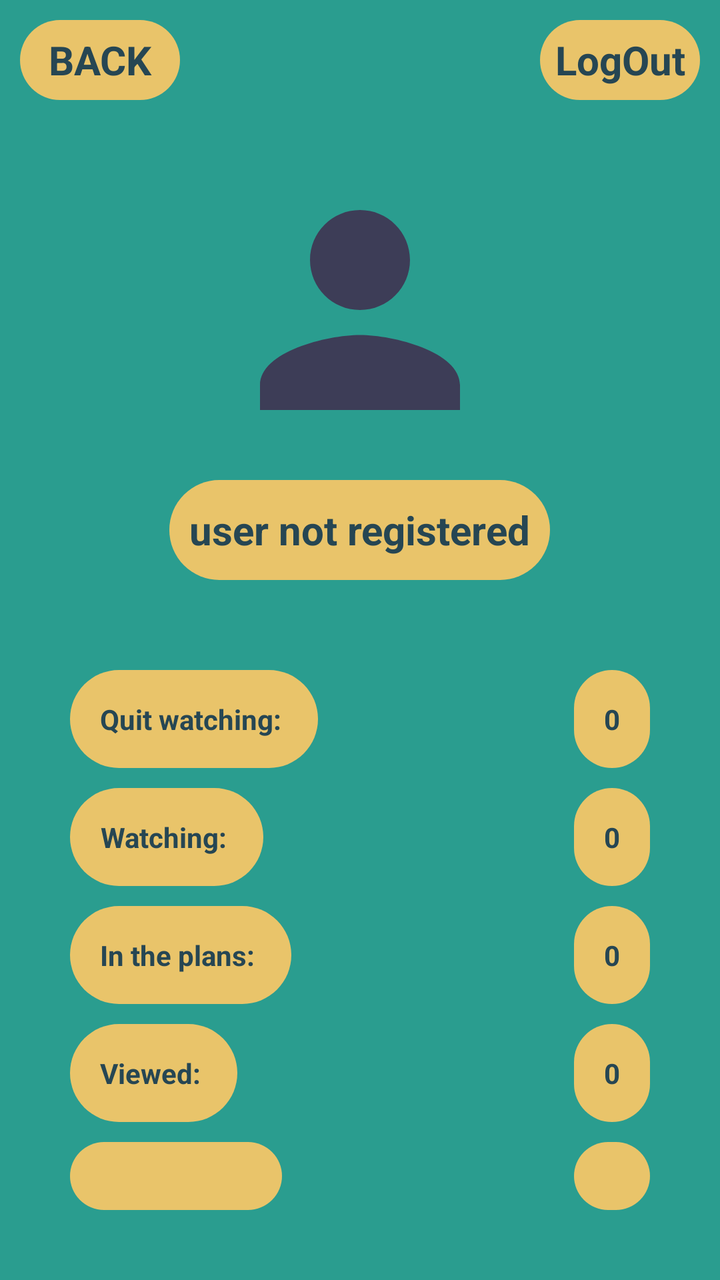
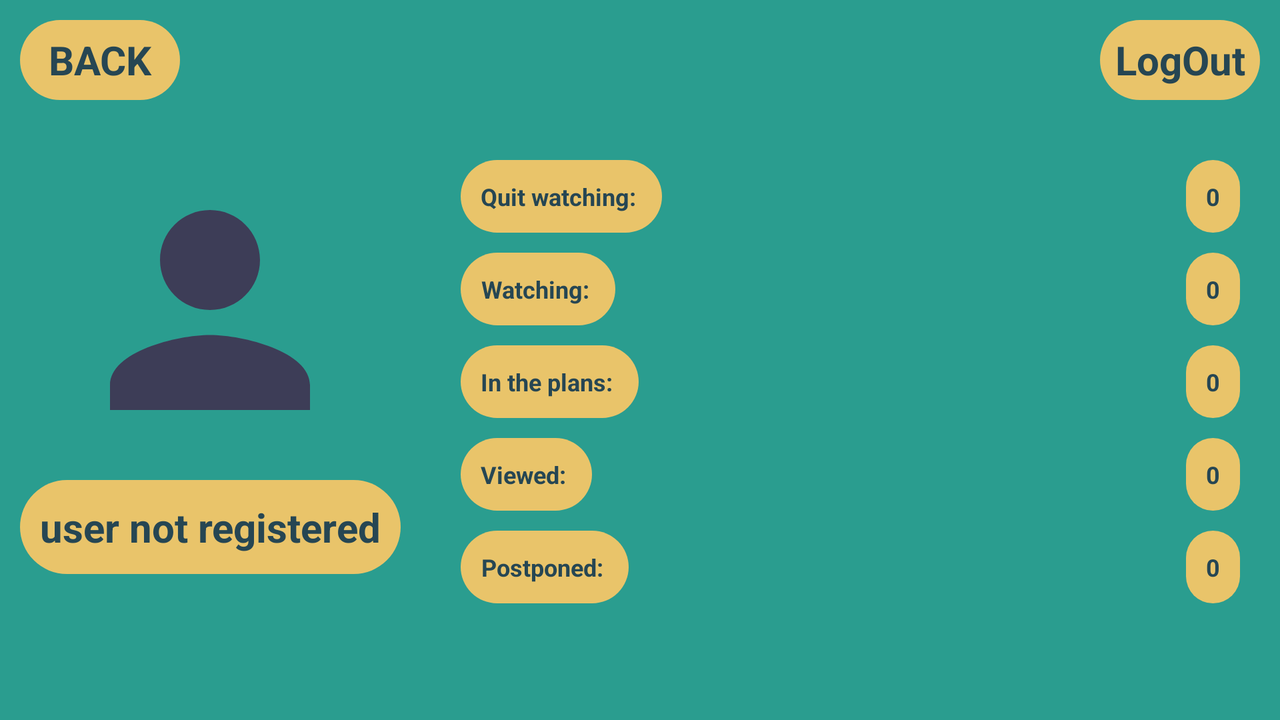

First picture: res/layout/ on a phone held upright. Second picture: the repository's own variant of that layout, on a device whose configuration matches the variant's folder. Source for both follows.
<!-- AndroidManifest.xml: application theme Theme.FinalAnimeNews -->
<!-- res/layout/user_page.xml -->
<?xml version="1.0" encoding="utf-8"?>
<RelativeLayout xmlns:android="http://schemas.android.com/apk/res/android"
    android:layout_width="match_parent"
    android:layout_height="match_parent"
    style="@style/BACKGROUND">


    <RelativeLayout
        android:id="@+id/header"
        android:layout_width="match_parent"
        android:layout_height="wrap_content">

        <LinearLayout
            android:id="@+id/back_btn"
            android:layout_width="wrap_content"
            android:layout_height="wrap_content"
            android:background="@drawable/shape1"
            style="@style/BLOCK1"
            android:padding="5dp"
            android:layout_alignParentLeft="true"
            android:layout_margin="10dp">
            <TextView

                android:layout_width="70dp"
                android:layout_height="30dp"
                android:text="BACK"
                style="@style/TEXT"
                android:textStyle="bold"
                android:textSize="20sp"
                android:gravity="center"/>


        </LinearLayout>

        <LinearLayout
            android:id="@+id/back_logout"
            android:layout_width="wrap_content"
            android:layout_height="wrap_content"
            android:background="@drawable/shape1"
            style="@style/BLOCK1"
            android:padding="5dp"
            android:layout_alignParentRight="true"
            android:layout_margin="10dp">
            <TextView

                android:layout_width="70dp"
                android:layout_height="30dp"
                android:text="LogOut"
                style="@style/TEXT"
                android:textStyle="bold"
                android:textSize="20sp"
                android:gravity="center"/>


        </LinearLayout>

    </RelativeLayout>


    <LinearLayout
        android:id="@+id/user_info_container"
        android:layout_width="match_parent"
        android:layout_height="wrap_content"
        android:layout_below="@id/header"
        android:layout_marginStart="10dp"
        android:layout_marginTop="10dp"
        android:layout_marginEnd="10dp"
        android:layout_marginBottom="10dp"
        android:gravity="center_horizontal"
        android:orientation="vertical">

        <ImageView
            android:id="@+id/user_image"
            android:layout_width="150dp"
            android:layout_height="150dp"
            android:layout_margin="10dp"
            android:src="@drawable/person_icon" />

        <TextView
            android:id="@+id/user_nic"
            android:layout_width="wrap_content"
            android:layout_height="50dp"
            android:background="@drawable/shape1"
            style="@style/BLOCK1"
            android:gravity="center"
            android:padding="10dp"
            android:text="user not registered"
            android:textSize="20sp"
            android:textStyle="bold" />

    </LinearLayout>


    <RelativeLayout
        android:layout_width="match_parent"
        android:layout_height="wrap_content"
        android:layout_below="@id/user_info_container"
        android:layout_marginStart="10dp"
        android:layout_marginTop="10dp"
        android:layout_marginEnd="10dp"
        android:layout_marginBottom="10dp"
        android:background="@drawable/shape2"
        android:padding="20dp">


        <LinearLayout
            android:id="@+id/container_tv_counter"
            android:layout_width="wrap_content"
            android:layout_height="wrap_content"
            android:layout_alignParentRight="true"
            style="@style/BLOCK1"
            android:layout_marginStart="5dp"
            android:layout_marginTop="5dp"
            android:layout_marginEnd="5dp"
            android:layout_marginBottom="5dp"
            android:background="@drawable/shape1"
            android:padding="10dp">

            <TextView
                android:id="@+id/quit"
                android:layout_width="wrap_content"
                android:layout_height="wrap_content"
                android:gravity="center"
                android:padding="5dp"
                android:text="0"
                style="@style/TEXT"
                android:textStyle="bold" />

        </LinearLayout>

        <LinearLayout
            android:id="@+id/container_text"
            android:layout_width="wrap_content"
            android:layout_height="wrap_content"
            android:background="@drawable/shape1"
            style="@style/BLOCK1"
            android:padding="10dp"
            android:layout_margin="5dp">

            <TextView
                android:layout_width="wrap_content"
                android:layout_height="wrap_content"
                android:gravity="center"
                android:padding="5dp"
                android:text="Quit watching: "
                style="@style/TEXT"
                android:textStyle="bold" />

        </LinearLayout>


        <LinearLayout
            android:id="@+id/container_ova_counter"
            android:layout_width="wrap_content"
            android:layout_height="wrap_content"
            android:layout_below="@id/container_tv_counter"
            android:layout_alignParentRight="true"
            android:layout_marginStart="5dp"
            android:layout_marginTop="5dp"
            android:layout_marginEnd="5dp"
            android:layout_marginBottom="5dp"
            style="@style/BLOCK1"
            android:background="@drawable/shape1"
            android:padding="10dp">

            <TextView
                android:id="@+id/watching"
                android:layout_width="wrap_content"
                android:layout_height="wrap_content"
                android:gravity="center"
                android:padding="5dp"
                android:text="0"
                style="@style/TEXT"
                android:textStyle="bold" />

        </LinearLayout>

        <LinearLayout
            android:id="@+id/container_text2"
            android:layout_width="wrap_content"
            android:layout_height="wrap_content"
            android:layout_below="@id/container_text"
            android:layout_marginStart="5dp"
            android:layout_marginTop="5dp"
            android:layout_marginEnd="5dp"
            android:layout_marginBottom="5dp"
            android:background="@drawable/shape1"
            style="@style/BLOCK1"
            android:padding="10dp">

            <TextView
                android:layout_width="wrap_content"
                android:layout_height="wrap_content"
                android:gravity="center"
                android:padding="5dp"
                android:text="Watching: "
                style="@style/TEXT"
                android:textStyle="bold" />

        </LinearLayout>

        <LinearLayout
            android:id="@+id/container_ona_counter"
            android:layout_width="wrap_content"
            android:layout_height="wrap_content"
            android:layout_below="@id/container_ova_counter"
            android:layout_alignParentRight="true"
            android:layout_marginStart="5dp"
            android:layout_marginTop="5dp"
            android:layout_marginEnd="5dp"
            android:layout_marginBottom="5dp"
            style="@style/BLOCK1"
            android:background="@drawable/shape1"
            android:padding="10dp">

            <TextView
                android:id="@+id/in_plan"
                android:layout_width="wrap_content"
                android:layout_height="wrap_content"
                android:gravity="center"
                android:padding="5dp"
                android:text="0"
                style="@style/TEXT"
                android:textStyle="bold" />

        </LinearLayout>

        <LinearLayout
            android:layout_margin="5dp"
            android:id="@+id/container_text3"
            android:layout_width="wrap_content"
            android:layout_height="wrap_content"
            android:layout_below="@id/container_text2"
            style="@style/BLOCK1"
            android:background="@drawable/shape1"
            android:padding="10dp">

            <TextView
                android:layout_width="wrap_content"
                android:layout_height="wrap_content"
                android:gravity="center"
                android:padding="5dp"
                android:text="In the plans: "
                style="@style/TEXT"
                android:textStyle="bold" />

        </LinearLayout>


        <LinearLayout
            android:id="@+id/container_movie_counter"
            android:layout_width="wrap_content"
            android:layout_height="wrap_content"
            android:layout_below="@id/container_ona_counter"
            android:layout_alignParentRight="true"
            android:layout_marginStart="5dp"
            android:layout_marginTop="5dp"
            android:layout_marginEnd="5dp"
            android:layout_marginBottom="5dp"
            style="@style/BLOCK1"
            android:background="@drawable/shape1"
            android:padding="10dp">

            <TextView
                android:id="@+id/viewed"
                android:layout_width="wrap_content"
                android:layout_height="wrap_content"
                android:gravity="center"
                android:padding="5dp"
                android:text="0"
                style="@style/TEXT"
                android:textStyle="bold" />

        </LinearLayout>

        <LinearLayout
            android:id="@+id/container_text4"
            android:layout_width="wrap_content"
            android:layout_height="wrap_content"
            android:layout_below="@id/container_text3"
            android:layout_marginStart="5dp"
            android:layout_marginTop="5dp"
            android:layout_marginEnd="5dp"
            style="@style/BLOCK1"
            android:layout_marginBottom="5dp"
            android:background="@drawable/shape1"
            android:padding="10dp">

            <TextView
                android:layout_width="wrap_content"
                android:layout_height="wrap_content"
                android:gravity="center"
                android:padding="5dp"
                android:text="Viewed: "
                style="@style/TEXT"
                android:textStyle="bold" />

        </LinearLayout>


        <LinearLayout
            android:id="@+id/container_special_counter"
            android:layout_width="wrap_content"
            android:layout_height="wrap_content"
            android:layout_below="@id/container_movie_counter"
            android:layout_alignParentRight="true"
            android:layout_marginStart="5dp"
            android:layout_marginTop="5dp"
            android:layout_marginEnd="5dp"
            android:layout_marginBottom="5dp"
            android:background="@drawable/shape1"
            style="@style/BLOCK1"
            android:padding="10dp">

            <TextView
                android:id="@+id/postponed"
                android:layout_width="wrap_content"
                android:layout_height="wrap_content"
                android:gravity="center"
                android:padding="5dp"
                android:text="0"
                style="@style/TEXT"
                android:textStyle="bold" />

        </LinearLayout>

        <LinearLayout
            android:layout_margin="5dp"
            android:id="@+id/container_text5"
            android:layout_width="wrap_content"
            android:layout_height="wrap_content"
            android:layout_below="@id/container_text4"
            style="@style/BLOCK1"
            android:background="@drawable/shape1"
            android:padding="10dp">

            <TextView
                android:layout_width="wrap_content"
                android:layout_height="wrap_content"
                android:gravity="center"
                android:padding="5dp"
                android:text="Postponed: "
                style="@style/TEXT"
                android:textStyle="bold" />

        </LinearLayout>


    </RelativeLayout>



</RelativeLayout>
<!-- resources referenced by this layout -->
<resources>
  <!-- drawable person_icon (drawable) -->
  <vector android:height="24dp" android:tint="#3D3D57"
      android:viewportHeight="24" android:viewportWidth="24"
      android:width="24dp" xmlns:android="http://schemas.android.com/apk/res/android">
      <path android:fillColor="@android:color/white" android:pathData="M12,12c2.21,0 4,-1.79 4,-4s-1.79,-4 -4,-4 -4,1.79 -4,4 1.79,4 4,4zM12,14c-2.67,0 -8,1.34 -8,4v2h16v-2c0,-2.66 -5.33,-4 -8,-4z"/>
  </vector>
  <!-- drawable shape1 (drawable) -->
  <?xml version="1.0" encoding="utf-8"?>
  <shape xmlns:android="http://schemas.android.com/apk/res/android"
      android:shape="rectangle">
  
      <solid android:color="@color/color3"/>
      <corners android:radius="25dp"/>
  </shape>
  <style name="BACKGROUND">
          <item name="android:background">@color/color2</item>
      </style>
  <style name="BLOCK1">
          <item name="android:backgroundTint">@color/color3</item>
          <item name="android:textColor">@color/color1</item>
      </style>
  <style name="TEXT">
          <item name="android:textColor">@color/color1</item>
      </style>
  <style name="Theme.FinalAnimeNews" parent="Theme.MaterialComponents.DayNight.NoActionBar">
          
          <item name="colorPrimary">@color/purple_500</item>
          <item name="colorPrimaryVariant">@color/purple_700</item>
          <item name="colorOnPrimary">@color/white</item>
          
          <item name="colorSecondary">@color/teal_200</item>
          <item name="colorSecondaryVariant">@color/teal_700</item>
          <item name="colorOnSecondary">@color/black</item>
          
          <item name="android:statusBarColor">@color/color1</item>
          
      </style>
  <color name="color3">#E9C46A</color>
  <color name="color2">#2A9D8F</color>
  <color name="color1">#264653</color>
  <color name="purple_500">#FF6200EE</color>
  <color name="purple_700">#FF3700B3</color>
  <color name="white">#FFFFFFFF</color>
  <color name="teal_200">#FF03DAC5</color>
  <color name="teal_700">#FF018786</color>
  <color name="black">#FF000000</color>
</resources>
<!-- res/layout-land/user_page.xml (the repository's variant of the layout above) -->
<!-- drawn on the phone turned sideways -->
<?xml version="1.0" encoding="utf-8"?>
<RelativeLayout xmlns:android="http://schemas.android.com/apk/res/android"
    android:layout_width="match_parent"
    android:layout_height="match_parent"
    style="@style/BACKGROUND">


    <RelativeLayout
        android:id="@+id/header"
        android:layout_width="match_parent"
        android:layout_height="wrap_content">

        <LinearLayout
            android:id="@+id/back_btn"
            android:layout_width="wrap_content"
            android:layout_height="wrap_content"
            android:background="@drawable/shape1"
            style="@style/BLOCK1"
            android:padding="5dp"
            android:layout_alignParentLeft="true"
            android:layout_margin="10dp">
            <TextView

                android:layout_width="70dp"
                android:layout_height="30dp"
                android:text="BACK"
                style="@style/TEXT"
                android:textStyle="bold"
                android:textSize="20sp"
                android:gravity="center"/>


        </LinearLayout>

        <LinearLayout
            android:id="@+id/back_logout"
            android:layout_width="wrap_content"
            android:layout_height="wrap_content"
            android:background="@drawable/shape1"
            style="@style/BLOCK1"
            android:padding="5dp"
            android:layout_alignParentRight="true"
            android:layout_margin="10dp">
            <TextView

                android:layout_width="70dp"
                android:layout_height="30dp"
                android:text="LogOut"
                style="@style/TEXT"
                android:textStyle="bold"
                android:textSize="20sp"
                android:gravity="center"/>


        </LinearLayout>
    </RelativeLayout>


    <LinearLayout
        android:id="@+id/user_info_container"
        android:layout_width="wrap_content"
        android:layout_height="wrap_content"
        android:layout_below="@id/header"
        android:layout_marginStart="10dp"
        android:layout_marginTop="10dp"
        android:layout_marginEnd="10dp"
        android:layout_marginBottom="10dp"
        android:gravity="center_horizontal"
        android:orientation="vertical">

        <ImageView
            android:id="@+id/user_image"
            android:layout_width="150dp"
            android:layout_height="150dp"
            android:layout_margin="10dp"
            android:src="@drawable/person_icon" />

        <TextView
            android:id="@+id/user_nic"
            android:layout_width="wrap_content"
            android:maxWidth="200dp"
            android:layout_height="wrap_content"
            android:background="@drawable/shape1"
            style="@style/BLOCK1"
            android:gravity="center"
            android:padding="10dp"
            android:text="user not registered"
            android:textSize="20sp"
            android:textStyle="bold" />

    </LinearLayout>


    <RelativeLayout
        android:layout_width="match_parent"
        android:layout_height="wrap_content"
        android:layout_toRightOf="@id/user_info_container"
        android:layout_below="@id/header"
        android:layout_marginStart="10dp"
        android:layout_marginTop="10dp"
        android:layout_marginEnd="10dp"
        android:layout_marginBottom="10dp"
        android:background="@drawable/shape2"
        android:padding="5dp">


        <LinearLayout
            android:id="@+id/container_tv_counter"
            android:layout_width="wrap_content"
            android:layout_height="wrap_content"
            android:layout_alignParentRight="true"
            style="@style/BLOCK1"
            android:layout_marginStart="5dp"
            android:layout_marginTop="5dp"
            android:layout_marginEnd="5dp"
            android:layout_marginBottom="5dp"
            android:background="@drawable/shape1"
            android:padding="5dp">

            <TextView
                android:id="@+id/quit"
                android:layout_width="wrap_content"
                android:layout_height="wrap_content"
                android:gravity="center"
                android:padding="5dp"
                android:text="0"
                style="@style/TEXT"
                android:textStyle="bold"
                android:textSize="12sp"/>

        </LinearLayout>

        <LinearLayout
            android:id="@+id/container_text"
            style="@style/BLOCK1"
            android:layout_width="wrap_content"
            android:layout_height="wrap_content"
            android:layout_marginStart="5dp"
            android:layout_marginTop="5dp"
            android:layout_marginEnd="5dp"
            android:layout_marginBottom="5dp"
            android:background="@drawable/shape1"
            android:padding="5dp">

            <TextView
                style="@style/TEXT"
                android:layout_width="wrap_content"
                android:layout_height="wrap_content"
                android:gravity="center"
                android:padding="5dp"
                android:text="Quit watching: "
                android:textStyle="bold"
                android:textSize="12sp"/>

        </LinearLayout>


        <LinearLayout
            android:id="@+id/container_ova_counter"
            android:layout_width="wrap_content"
            android:layout_height="wrap_content"
            android:layout_below="@id/container_tv_counter"
            android:layout_alignParentRight="true"
            android:layout_marginStart="5dp"
            android:layout_marginTop="5dp"
            android:layout_marginEnd="5dp"
            android:layout_marginBottom="5dp"
            style="@style/BLOCK1"
            android:background="@drawable/shape1"
            android:padding="5dp">

            <TextView
                android:id="@+id/watching"
                android:layout_width="wrap_content"
                android:layout_height="wrap_content"
                android:gravity="center"
                android:padding="5dp"
                android:text="0"
                style="@style/TEXT"
                android:textStyle="bold"
                android:textSize="12sp"/>

        </LinearLayout>

        <LinearLayout
            android:id="@+id/container_text2"
            android:layout_width="wrap_content"
            android:layout_height="wrap_content"
            android:layout_below="@id/container_text"
            android:layout_marginStart="5dp"
            android:layout_marginTop="5dp"
            android:layout_marginEnd="5dp"
            android:layout_marginBottom="5dp"
            android:background="@drawable/shape1"
            style="@style/BLOCK1"
            android:padding="5dp">

            <TextView
                android:layout_width="wrap_content"
                android:layout_height="wrap_content"
                android:gravity="center"
                android:padding="5dp"
                android:text="Watching: "
                style="@style/TEXT"
                android:textStyle="bold"
                android:textSize="12sp"/>

        </LinearLayout>

        <LinearLayout
            android:id="@+id/container_ona_counter"
            android:layout_width="wrap_content"
            android:layout_height="wrap_content"
            android:layout_below="@id/container_ova_counter"
            android:layout_alignParentRight="true"
            android:layout_marginStart="5dp"
            android:layout_marginTop="5dp"
            android:layout_marginEnd="5dp"
            android:layout_marginBottom="5dp"
            style="@style/BLOCK1"
            android:background="@drawable/shape1"
            android:padding="5dp">

            <TextView
                android:id="@+id/in_plan"
                android:layout_width="wrap_content"
                android:layout_height="wrap_content"
                android:gravity="center"
                android:padding="5dp"
                android:text="0"
                style="@style/TEXT"
                android:textStyle="bold"
                android:textSize="12sp"/>

        </LinearLayout>

        <LinearLayout
            android:layout_margin="5dp"
            android:id="@+id/container_text3"
            android:layout_width="wrap_content"
            android:layout_height="wrap_content"
            android:layout_below="@id/container_text2"
            style="@style/BLOCK1"
            android:background="@drawable/shape1"
            android:padding="5dp">

            <TextView
                android:layout_width="wrap_content"
                android:layout_height="wrap_content"
                android:gravity="center"
                android:padding="5dp"
                android:text="In the plans: "
                style="@style/TEXT"
                android:textStyle="bold"
                android:textSize="12sp"/>

        </LinearLayout>


        <LinearLayout
            android:id="@+id/container_movie_counter"
            android:layout_width="wrap_content"
            android:layout_height="wrap_content"
            android:layout_below="@id/container_ona_counter"
            android:layout_alignParentRight="true"
            android:layout_marginStart="5dp"
            android:layout_marginTop="5dp"
            android:layout_marginEnd="5dp"
            android:layout_marginBottom="5dp"
            style="@style/BLOCK1"
            android:background="@drawable/shape1"
            android:padding="5dp">

            <TextView
                android:id="@+id/viewed"
                android:layout_width="wrap_content"
                android:layout_height="wrap_content"
                android:gravity="center"
                android:padding="5dp"
                android:text="0"
                style="@style/TEXT"
                android:textStyle="bold"
                android:textSize="12sp"/>

        </LinearLayout>

        <LinearLayout
            android:id="@+id/container_text4"
            android:layout_width="wrap_content"
            android:layout_height="wrap_content"
            android:layout_below="@id/container_text3"
            android:layout_marginStart="5dp"
            android:layout_marginTop="5dp"
            android:layout_marginEnd="5dp"
            style="@style/BLOCK1"
            android:layout_marginBottom="5dp"
            android:background="@drawable/shape1"
            android:padding="5dp">

            <TextView
                android:layout_width="wrap_content"
                android:layout_height="wrap_content"
                android:gravity="center"
                android:padding="5dp"
                android:text="Viewed: "
                style="@style/TEXT"
                android:textStyle="bold"
                android:textSize="12sp"/>

        </LinearLayout>


        <LinearLayout
            android:id="@+id/container_special_counter"
            android:layout_width="wrap_content"
            android:layout_height="wrap_content"
            android:layout_below="@id/container_movie_counter"
            android:layout_alignParentRight="true"
            android:layout_marginStart="5dp"
            android:layout_marginTop="5dp"
            android:layout_marginEnd="5dp"
            android:layout_marginBottom="5dp"
            android:background="@drawable/shape1"
            style="@style/BLOCK1"
            android:padding="5dp">

            <TextView
                android:id="@+id/postponed"
                android:layout_width="wrap_content"
                android:layout_height="wrap_content"
                android:gravity="center"
                android:padding="5dp"
                android:text="0"
                style="@style/TEXT"
                android:textStyle="bold"
                android:textSize="12sp"/>

        </LinearLayout>

        <LinearLayout
            android:layout_margin="5dp"
            android:id="@+id/container_text5"
            android:layout_width="wrap_content"
            android:layout_height="wrap_content"
            android:layout_below="@id/container_text4"
            style="@style/BLOCK1"
            android:background="@drawable/shape1"
            android:padding="5dp">

            <TextView
                android:layout_width="wrap_content"
                android:layout_height="wrap_content"
                android:gravity="center"
                android:padding="5dp"
                android:text="Postponed: "
                style="@style/TEXT"
                android:textStyle="bold"
                android:textSize="12sp"/>

        </LinearLayout>


    </RelativeLayout>



</RelativeLayout>
